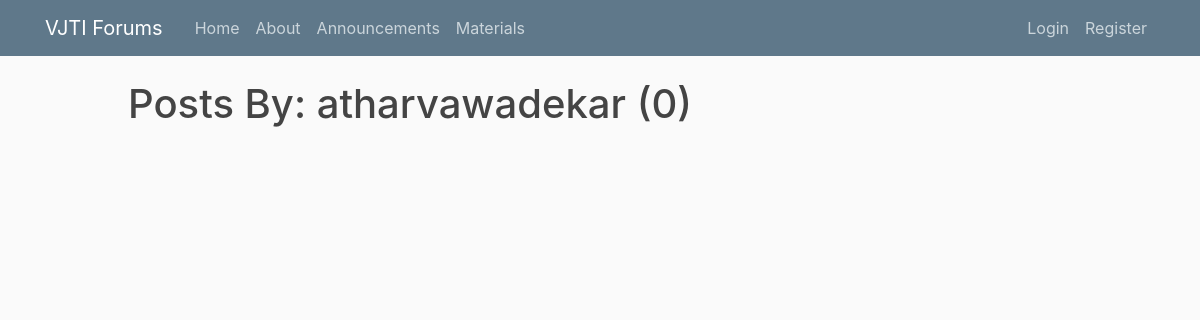
/user/atharvawadekar, run on an earlier commit of the app's database.
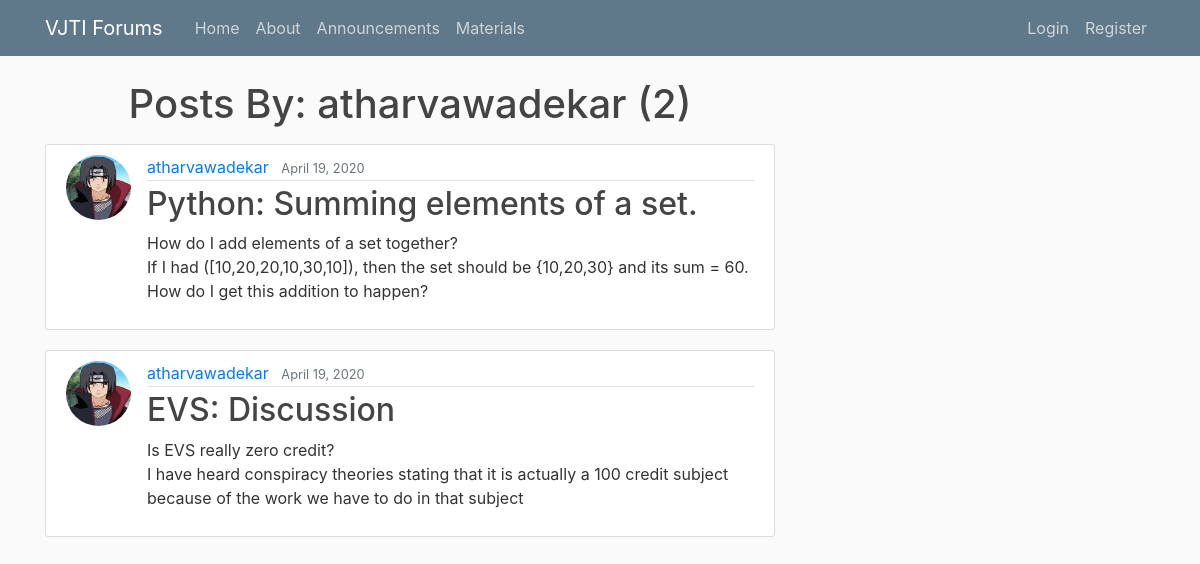
And on a later commit of the database.
### blog/models.py (models this page shows, shortened)
class Post(models.Model):
    title=models.CharField(max_length=150)
    content=models.TextField(max_length=1500)
    date_posted=models.DateTimeField(default=timezone.now)
    author=models.ForeignKey(User, on_delete=models.CASCADE)

### users/models.py (models this page shows, shortened)
class Profile(models.Model):
    user=models.OneToOneField(User, on_delete=models.CASCADE)
    image=models.ImageField(default='default.jpg',upload_to='profile_pics')

### blog/views.py (the view)
# urls.py: path('user/<str:username>', UserPostListView.as_view(), name='user-posts'),
class UserPostListView(ListView):
    model= Post
    template_name='blog/user_posts.html'
    context_object_name='posts'
    ordering=['-date_posted']
    paginate_by=5
    def get_queryset(self):
        user= get_object_or_404(User, username=self.kwargs.get('username'))
        return Post.objects.filter(author=user).order_by('-date_posted')

### blog/templates/blog/user_posts.html (shortened to what this page needs)
{% extends "blog/base.html" %}
{% block content %}
  <h1 class='mb-3' align='center'>Posts By: {{ view.kwargs.username }} ({{ page_obj.paginator.count }})</h1>
  {% for post in posts %}
    <article class="media content-section">
      <img class="rounded-circle article-img" src="{{ post.author.profile.image.url }}">
      <div class="media-body">
        <div class="article-metadata">
          <a class="mr-2" href="{% url 'user-posts' post.author.username %}">{{ post.author }}</a>
          <small class="text-muted">{{ post.date_posted|date:"F d, Y" }}</small>
        </div>
        <h2><a class="article-title" href="{% url 'post-detail' post.id %}">{{ post.title }}</a></h2>
        <p class="article-content">{{ post.content }}</p>
      </div>
    </article>
  {% endfor %}
{% endblock content %}

What changed in the data, as far as the page shows it:
added Post: author.profile.image (picture), author "atharvawadekar", date_posted "April 19, 2020", title "Python: Summing elements of a set.", content "How do I add elements of a set together? If I had ([10,20,20,10,30,10]), then the set should be {10,20,30} and its sum = 60. How do I get this addition to happen?"
added Post: author.profile.image (picture), author "atharvawadekar", date_posted "April 19, 2020", title "EVS: Discussion", content "Is EVS really zero credit? I have heard conspiracy theories stating that it is actually a 100 credit subject because of the work we have to do in that subject"
Also different on the page:
{{ page_obj.paginator.count }}: "0" → "2"
